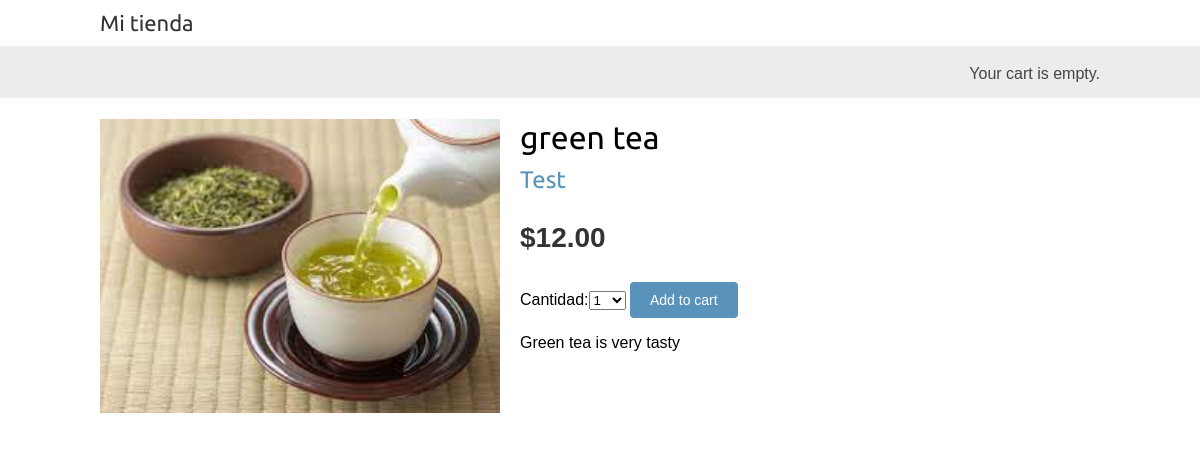
/2/green-tea/, run on the app's committed database.
### shop/models.py (models this page shows, shortened)
class Product(models.Model):
	category = models.ForeignKey(Category, related_name='products', on_delete=models.CASCADE)
	name = models.CharField(max_length=200, db_index=True)
	slug = models.SlugField(max_length=200, db_index=True)
	image = models.ImageField(upload_to='products/%Y/%m/%d',blank=True)
	description = models.TextField(blank=True)
	price = models.DecimalField(max_digits=10, decimal_places=2)
	available = models.BooleanField(default=True)
	created = models.DateTimeField(auto_now_add=True)
	updated = models.DateTimeField(auto_now=True)
	class Meta:
		ordering = ('name',)
		index_together = (('id', 'slug'))

class Category(models.Model):
	name = models.CharField(max_length=200, db_index=True)
	slug = models.SlugField(max_length=200, db_index=True)
	class Meta:
		ordering = ('name',)
		verbose_name = 'category'
		verbose_name_plural = 'categories'
	def __str__(self):
		return self.name
	def get_absolute_url(self):
		return 	reverse("shop:product_list_by_category", args=[self.slug])

### shop/views.py (the view)
# urls.py: path("<int:id>/<slug:slug>/", views.product_detail, name="product_detail"),
def product_detail(request, id, slug):
	product = get_object_or_404(Product, id=id, slug=slug, available=True)
	cart_product_form = CartAddProductForm()
	return render(request, "shop/product/detail.html", {"product" : product, "cart_product_form" : cart_product_form})

### cart/forms.py
class CartAddProductForm(forms.Form):
	quantity = forms.TypedChoiceField(choices=PRODUCT_QUANTITY_CHOICES, coerce=int, label=_("Quantity"))
	override = forms.BooleanField(required=False, initial=False, widget=forms.HiddenInput)

### cart/cart.py (called while the page is built)
    def __len__(self):
        return sum(item['quantity'] for item in self.cart.values())

### cart/context_processors.py (called while the page is built)
def cart(request):
	return {'cart' : Cart(request)}

### shop/templates/shop/product/detail.html (shortened to what this page needs)
{% extends "shop/base.html" %}
{% load i18n %}
{% load static %}
{% block content %}
	<div class="product-detail">
		<img src="{% if product.image %}{{ product.image.url }}{% else %}{% static 'img/no_image.png' %}{% endif %}">
		<h1>{{ product.name }}</h1>
		<h2>
			<a href="{{ product.category.get_absolute_url }}">
				{{ product.category }}
			</a>
		</h2>
		<p class="price">${{ product.price }}</p>
		<form method="POST" action="{% url 'cart:cart_add' product.id %}">
			{{ cart_product_form }}
			<input type="submit" value="{% trans 'Add to cart' %}" name="">
		</form>
		{{ product.description | linebreaks }}
	</div>
{% endblock %}

### shop/static/css/base.css (style rules this page uses)
body { margin:0; padding:0; font-family:helvetica, sans-serif; }
h1, h2, h3, h4, h5 , h6 { font-family: 'Ubuntu', sans-serif; font-weight:normal; }
a { text-decoration:none; color:#5993bb; }
a.button, input[type="submit"] { color:#fff; background:#5993bb; border-radius:4px; padding:10px 20px; font-size:14px; border:0; }
.product-detail { text-align:justify; }
.product-detail .price { color:#333; font-size:28px; font-weight:bold; }
.product-detail img { width:40%; float:left; padding:0 20px 20px 0; }
.product-detail h1 { margin-bottom:0; }
.product-detail h2 { margin-top:10px; }

### data on the page
Product: image (picture), name "green tea", category "Test", price "12.00", description "Green tea is very tasty"
